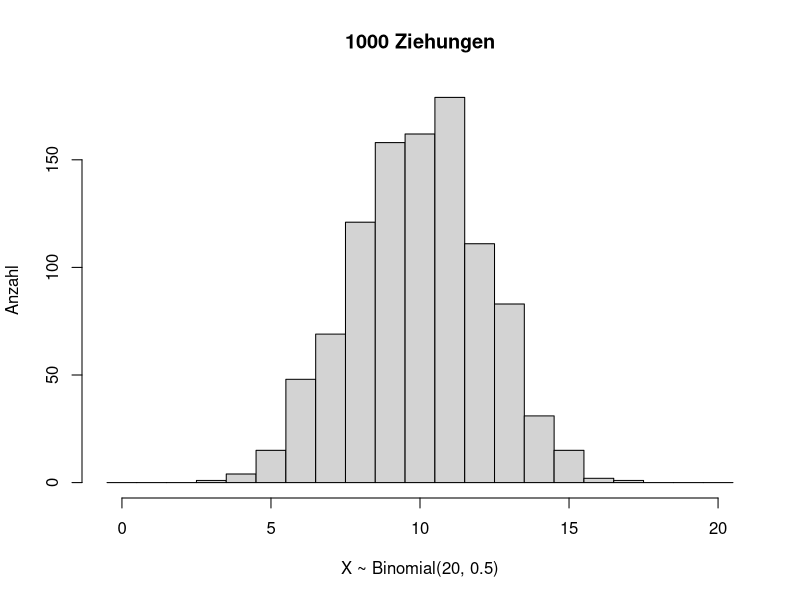
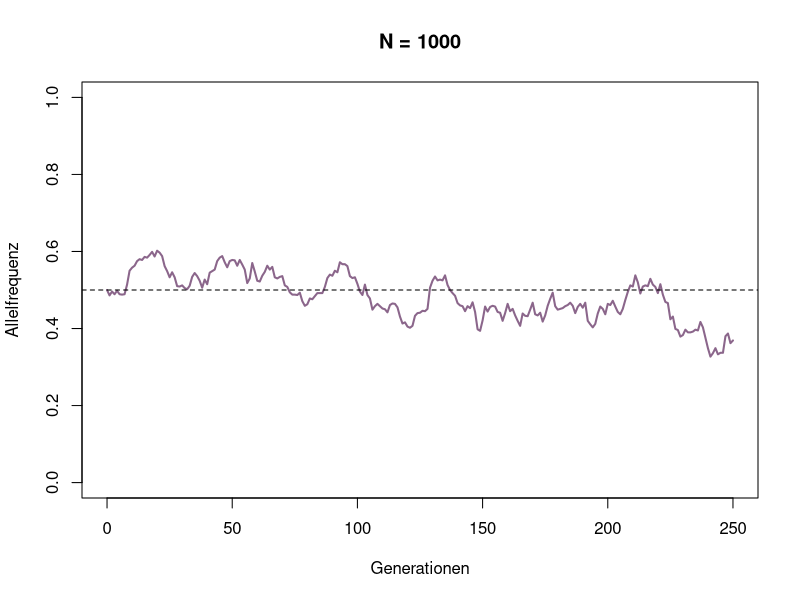
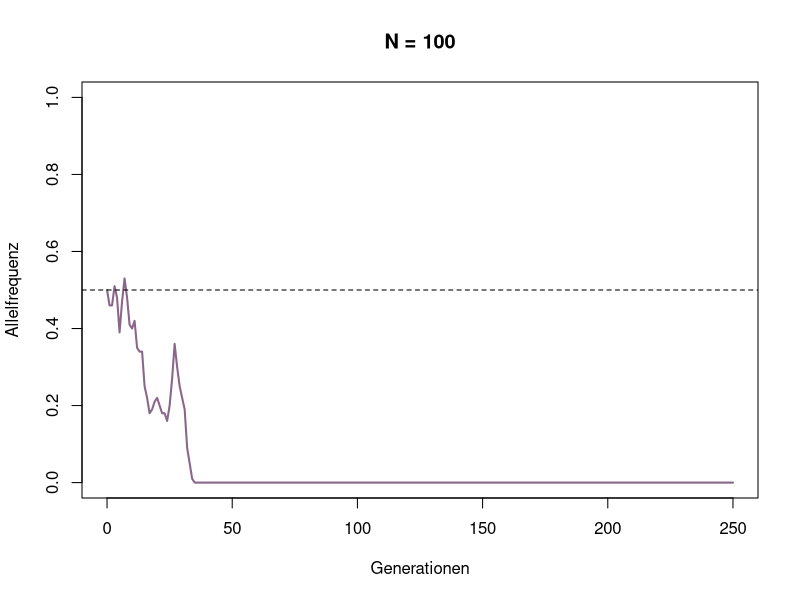
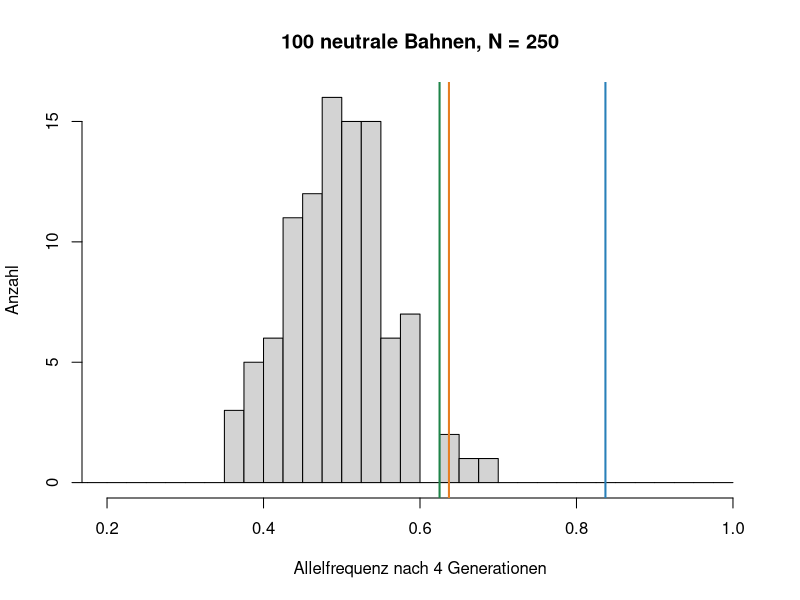
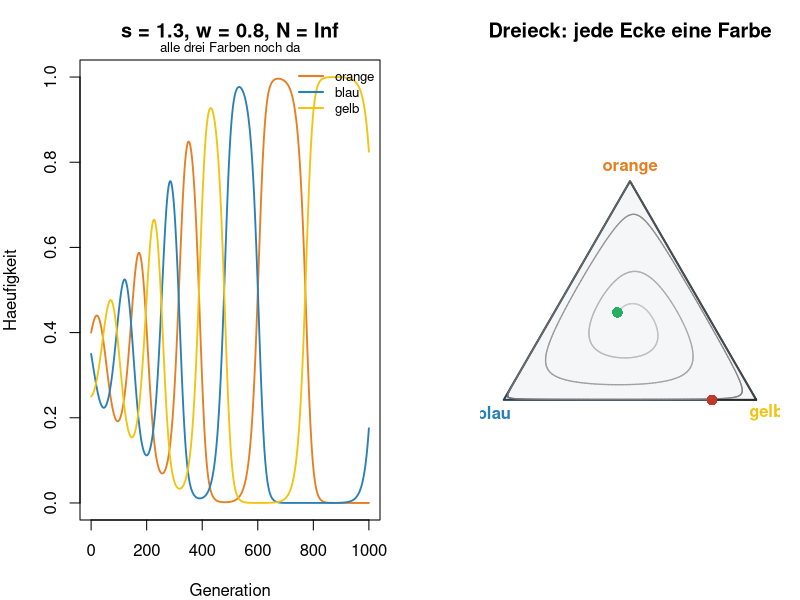
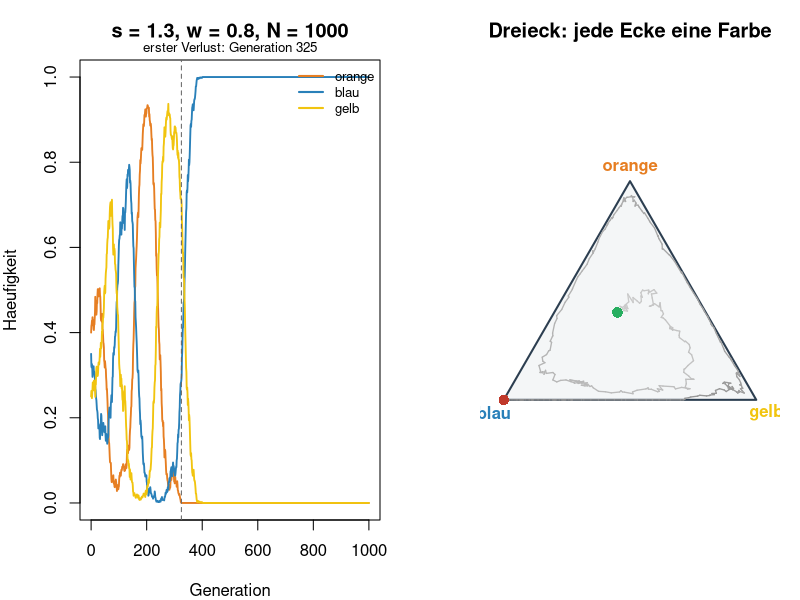
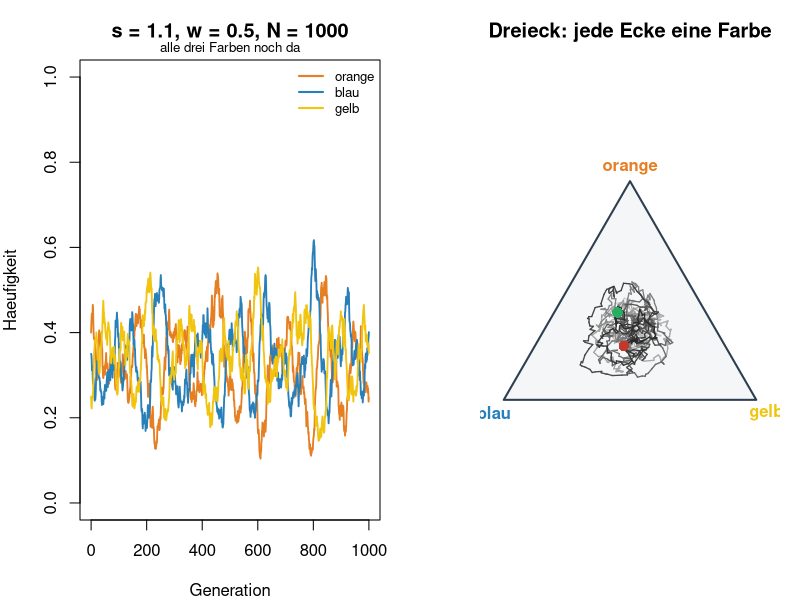

These charts were generated, in order, by the following R code:
## ---- chunk 1
knitr::opts_chunk$set(echo = TRUE, warning = FALSE, message = FALSE,
                      fig.height = 4.6, fig.width = 7.5)
## ---- chunk 2
set.seed(2026)

x <- rbinom(1000, size = 20, prob = 0.5)
hist(x, breaks = 0:21 - 0.5,
     main = "1000 Ziehungen", xlab = "X ~ Binomial(20, 0.5)", ylab = "Anzahl")
## ---- chunk 3
WF_step <- function(p, N) {
  N_p <- rbinom(1, N, p)   # wie viele der N Individuen tragen das Allel?
  N_p / N
}
## ---- chunk 4
WF_step(p = 0.5, N = 1000)
## ---- chunk 5
simulateWF <- function(p_0, N, generationen = 250) {
  p <- numeric(generationen + 1)
  p[1] <- p_0
  for (t in seq_len(generationen)) {
    p[t + 1] <- WF_step(p[t], N)
  }
  data.frame(generation = 0:generationen, p = p)
}
## ---- chunk 6
#| fig-height: 4
#| fig-width: 7.5
p_0 <- 0.5   # bitte ändern

large_pop <- simulateWF(p_0, N = 1000)

plot(large_pop$generation, large_pop$p, type = "l", lwd = 2, col = "plum4",
     xlab = "Generationen", ylab = "Allelfrequenz", ylim = c(0, 1),
     main = "N = 1000")
abline(h = p_0, lwd = 1, lty = 2)
## ---- chunk 7
#| fig-height: 4
#| fig-width: 7.5
p_0 <- 0.5   # bitte ändern

small_pop <- simulateWF(p_0, N = 100)

plot(small_pop$generation, small_pop$p, type = "l", lwd = 2, col = "plum4",
     xlab = "Generationen", ylab = "Allelfrequenz", ylim = c(0, 1),
     main = "N = 100")
abline(h = p_0, lwd = 1, lty = 2)
## ---- chunk 8
#| fig-height: 4
#| fig-width: 7.5
N <- 250   # bitte ändern

set.seed(2026)
p_ende <- numeric(100)
for (i in 1:100) {
  bahn <- simulateWF(p_0 = 0.5, N = N, generationen = 4)
  p_ende[i] <- bahn$p[5]
}

hist(p_ende, breaks = seq(0, 1, by = 0.025), xlim = c(0.2, 1),
     main = paste("100 neutrale Bahnen, N =", N),
     xlab = "Allelfrequenz nach 4 Generationen", ylab = "Anzahl")
abline(v = c(0.637, 0.625, 0.837), lwd = 2,
       col = c("#e67e22", "#1e8449", "#2980b9"))   # Teich 2, 14, 7

sum(p_ende >= 0.62)   # wie viele Bahnen kommen so hoch wie die Teiche?
## ---- chunk 9
echsen_matrix <- function(s, w) {
  matrix(c(1, w, s,
           s, 1, w,
           w, s, 1), nrow = 3, byrow = TRUE)
}

# Eine Generation: erst Selektion (wie Woche 4), dann N Männchen ziehen
echsen_schritt <- function(p, A, N, r = 0.3) {
  W <- 2 - as.numeric(A %*% p)            # Fitness jeder Farbe
  W_mittel <- sum(p * W)
  p_sel <- p * (1 + r * (W - W_mittel))   # 1. Selektion
  p_sel <- p_sel / sum(p_sel)
  if (is.infinite(N)) return(p_sel)       # N = Inf: kein Zufall
  as.numeric(rmultinom(1, size = N, prob = p_sel)) / N   # 2. Ziehung
}

# Viele Generationen hintereinander
echsen_lauf <- function(s, w, N, generationen = 1000, p0 = c(0.4, 0.35, 0.25)) {
  A <- echsen_matrix(s, w)
  p <- matrix(NA, nrow = generationen + 1, ncol = 3)
  p[1, ] <- p0
  for (t in 1:generationen) p[t + 1, ] <- echsen_schritt(p[t, ], A, N)
  p
}
## ---- chunk 10
#| code-fold: true
#| code-summary: "Abbildungen (nicht verändern)"
farben3 <- c("#e67e22", "#2980b9", "#f1c40f")

erster_verlust <- function(p) {
  i <- which(apply(p, 1, min) == 0)
  if (length(i)) i[1] - 1 else NA
}

zeige_echsen <- function(s, w, N, generationen = 1000) {
  p <- echsen_lauf(s, w, N, generationen)
  verlust <- erster_verlust(p)
  par(mfrow = c(1, 2), mar = c(4, 4, 3, 1))
  matplot(0:generationen, p, type = "l", lty = 1, lwd = 1.8, col = farben3, ylim = c(0, 1),
          xlab = "Generation", ylab = "Haeufigkeit",
          main = paste0("s = ", s, ", w = ", w, ", N = ", N))
  if (!is.na(verlust)) {
    abline(v = verlust, lty = 2, col = "grey40")
    mtext(paste("erster Verlust: Generation", verlust), side = 3, line = 0.2, cex = 0.8)
  } else {
    mtext("alle drei Farben noch da", side = 3, line = 0.2, cex = 0.8)
  }
  legend("topright", c("orange", "blau", "gelb"), col = farben3, lwd = 2, bty = "n", cex = 0.8)
  # Dreieck: jede Ecke eine Farbe, der Punkt ist die Mischung
  ecke <- rbind(c(0.5, sqrt(3) / 2), c(0, 0), c(1, 0))
  xy <- p %*% ecke
  plot(NA, xlim = c(-0.05, 1.05), ylim = c(-0.08, 0.95), asp = 1, axes = FALSE,
       xlab = "", ylab = "", main = "Dreieck: jede Ecke eine Farbe")
  polygon(ecke, col = "#f4f6f7", border = "#2c3e50", lwd = 2)
  zeit <- seq(0, 1, length.out = nrow(xy))
  segments(xy[-nrow(xy), 1], xy[-nrow(xy), 2], xy[-1, 1], xy[-1, 2],
           col = grey(0.8 - 0.65 * zeit[-1]), lwd = 1.3)
  points(xy[1, 1], xy[1, 2], pch = 16, col = "#27ae60", cex = 1.4)
  points(xy[nrow(xy), 1], xy[nrow(xy), 2], pch = 16, col = "#c0392b", cex = 1.4)
  text(ecke[, 1] + c(0, -0.04, 0.04), ecke[, 2] + c(0.05, -0.05, -0.05),
       c("orange", "blau", "gelb"), col = farben3, font = 2)
  par(mfrow = c(1, 1))
  invisible(p)
}

zeit_bis_verlust <- function(s, w, N, wiederholungen = 20, generationen = 3000) {
  t <- replicate(wiederholungen, erster_verlust(echsen_lauf(s, w, N, generationen)))
  c(verloren = sum(!is.na(t)), median_generation = median(t, na.rm = TRUE))
}
## ---- chunk 11
#| fig-height: 4.2
#| fig-width: 10
zeige_echsen(s = 1.3, w = 0.8, N = Inf)
## ---- chunk 12
#| fig-height: 4.2
#| fig-width: 10
zeige_echsen(s = 1.3, w = 0.8, N = 1000)   # bitte mehrmals ausführen, dann N ändern
## ---- chunk 13
set.seed(1)
zeit_bis_verlust(s = 1.3, w = 0.8, N = 1000)   # bitte N ändern
## ---- chunk 14
#| fig-height: 4.2
#| fig-width: 10
zeige_echsen(s = 1.1, w = 0.5, N = 1000)
## ---- chunk 15
set.seed(1)
zeit_bis_verlust(s = 1.1, w = 0.5, N = 1000)   # bitte N ändern
